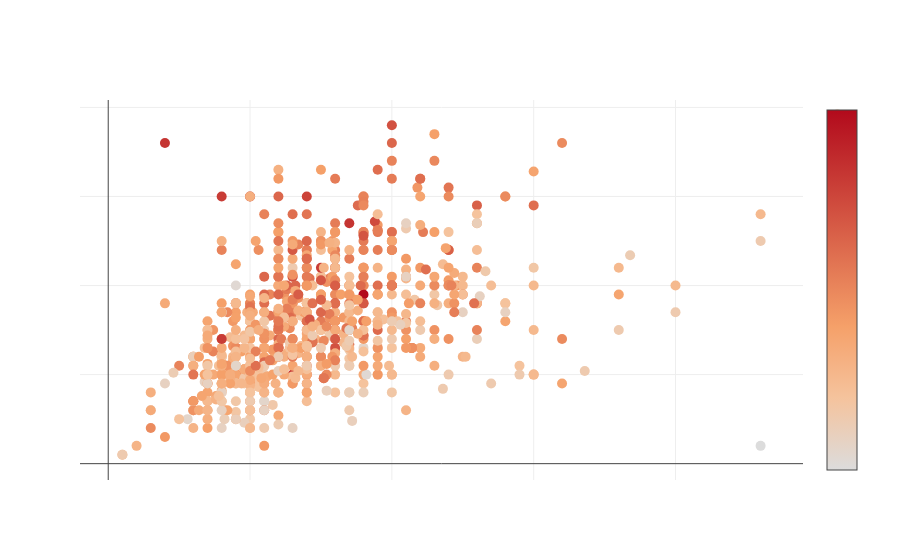

The cell this chart's notebook holds for it:
### Code cell
t1 = go.Scatter(
    x = data["Defense"],
    y = data["Attack"],
    mode='markers',
    marker=dict(
        size=10,
        color = data["Speed"],
        showscale=True
    ),
    text=data["Name"]
)
dat = [t1]
layout = go.Layout(
  showlegend = True,
  font=dict(family='Courier New, monospace', size=10, color='#ffffff'),
  title="Scatter plot of Defense vs Attack with Speed as colorscale",
    xaxis = dict(showgrid = True),yaxis = dict(showgrid = True)
)
fig = go.Figure(data=dat, layout=layout)
iplot(fig, filename = "Scatterplot")

### Figure 1 — Plotly figure (JSON) as saved in the notebook; plotly's stock layout.template omitted (floating-point values rounded to 4 significant figures; data arrays with more than 128 entries replaced by an {"elided": "..."} marker saying what was removed)
{"data": [{"marker": {"color": {"elided": "800 int values"}, "showscale": true, "size": 10}, "mode": "markers", "text": {"elided": "800 str values"}, "type": "scatter", "uid": "a0478f82-4f12-11e9-8807-f302bccaac5f", "x": {"elided": "800 int values"}, "y": {"elided": "800 int values"}}], "layout": {"font": {"color": "#ffffff", "family": "Courier New, monospace", "size": 10}, "showlegend": true, "title": "Scatter plot of Defense vs Attack with Speed as colorscale", "xaxis": {"showgrid": true}, "yaxis": {"showgrid": true}}}
